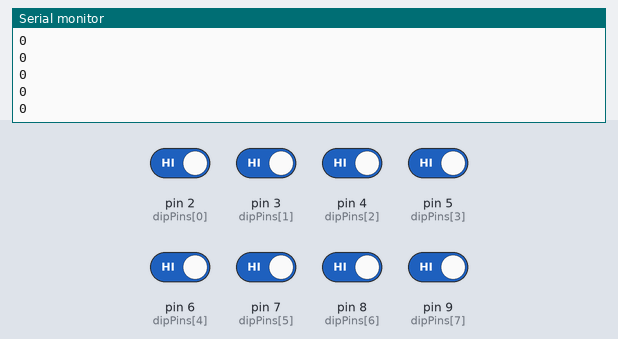
A sketch run on a simulated Arduino Uno, built with avr-gcc and run on an emulated ATmega328P. On the bench: the last lines printed to the serial monitor. The inputs (shaded band) are chosen by the test bench; at power-on: pin 2 (dipPins[0]), pin 3 (dipPins[1]), pin 4 (dipPins[2]), pin 5 (dipPins[3]), pin 6 (dipPins[4]), pin 7 (dipPins[5]), pin 8 (dipPins[6]), pin 9 (dipPins[7]) HIGH.

Above: at 1.2 s.
1.3 s: pin 2 (dipPins[0]) driven LOW
At 1.8 s:
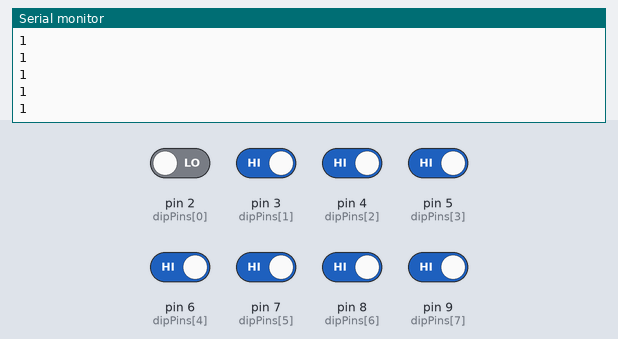
2.8 s: pin 3 (dipPins[1]) driven LOW
At 3.3 s:
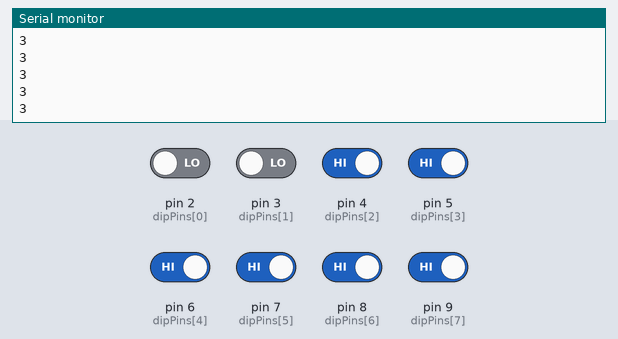
4.3 s: pin 4 (dipPins[2]) driven LOW
At 4.8 s:
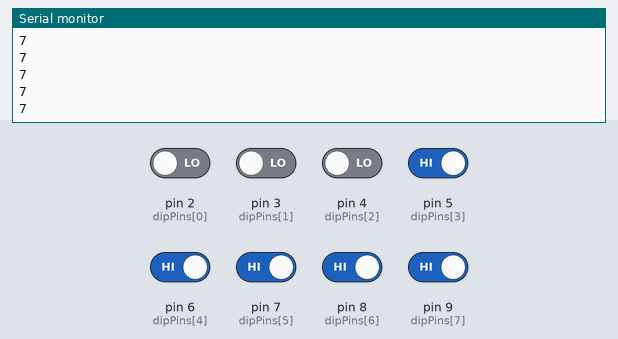
5.8 s: pin 5 (dipPins[3]) driven LOW
At 6.3 s:
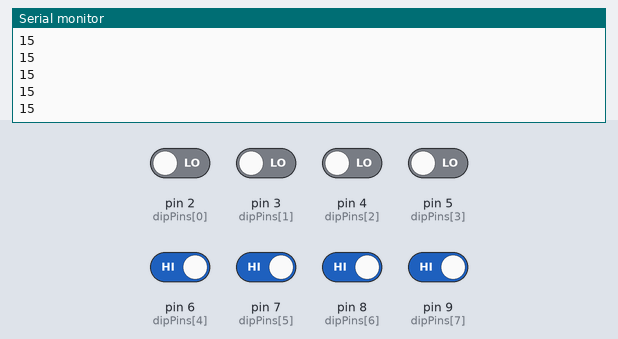
7.3 s: pin 6 (dipPins[4]) driven LOW
At 7.9 s:
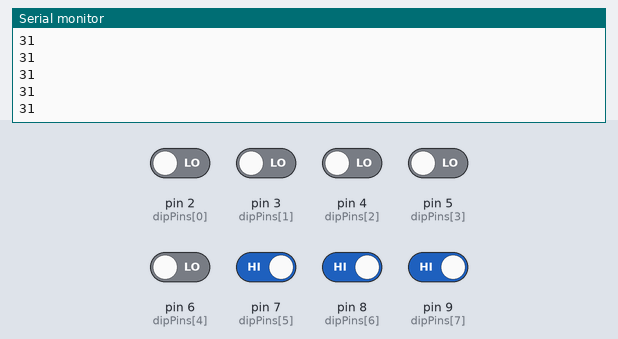
Timing chart, 0 to 8.4 s (numbered marks = the images above; inputs shaded):
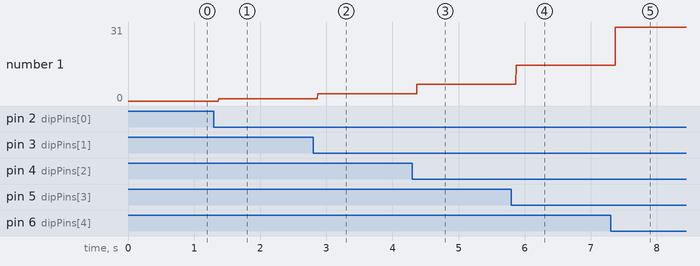

Measured:
- after the input at 1.3 s, the serial monitor: prints a new line after 0.07 s (image 1)
- after the input at 2.8 s, the serial monitor: prints a new line after 0.07 s (image 2)
- after the input at 4.3 s, the serial monitor: prints a new line after 0.07 s (image 3)
- after the input at 5.8 s, the serial monitor: prints a new line after 0.07 s (image 4)
- after the input at 7.3 s, the serial monitor: prints a new line after 0.07 s (image 5)
- plotted number 1: 0 → 1 after the input at 1.3 s, 1 → 3 after the input at 2.8 s, 3 → 7 after the input at 4.3 s, 7 → 15 after the input at 5.8 s, 15 → 31 after the input at 7.3 s

The sketch:

dip-switch-arduino.ino
```cpp
int dipPins[] = {2, 3, 4, 5, 6, 7, 8, 9};
int dipPinsCount = 8;
int dmxAddress;

void setup() {
    Serial.begin(9600);

    for (int p=0; p<dipPinsCount; p++) {
        pinMode(dipPins[p], INPUT_PULLUP);
    }
}

void loop() {
    dmxAddress = 0;

    for (int p=0; p<dipPinsCount; p++) {
        int value = pinValue( dipPins[p] );
        dmxAddress = dmxAddress + (value << p);
    }

    Serial.println(dmxAddress);
}

int pinValue(int pin) {
    int val = digitalRead(pin);
    if ( val == HIGH ) {
        return 0;
    } else {
        return 1;
    }
}
```
